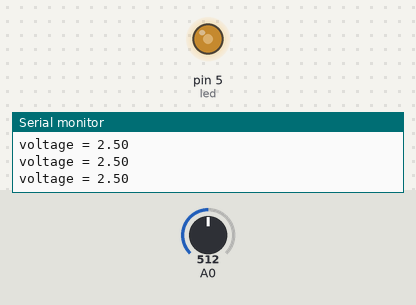
Bench run of a sketch on a simulated Arduino Uno, built with avr-gcc and run on an emulated ATmega328P. Parts: output pins drawn as LEDs (lit = HIGH), the last lines printed to the serial monitor. The inputs (shaded band) are chosen by the test bench; at power-on: A0 = 512.

Above: at 1.2 s.
1.3 s: A0 set to 716
At 1.8 s:
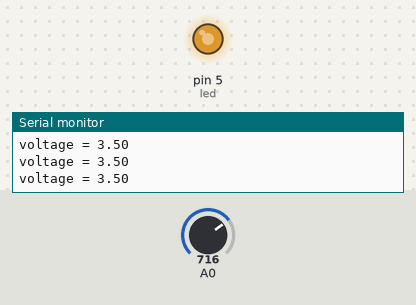
2.8 s: A0 set to 900
At 4.0 s:
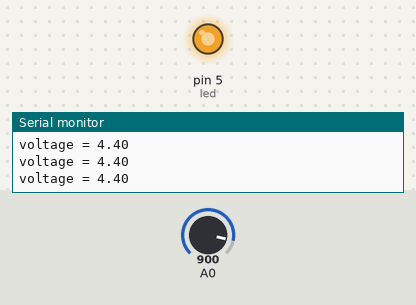
4.3 s: A0 set to 122
At 5.1 s:
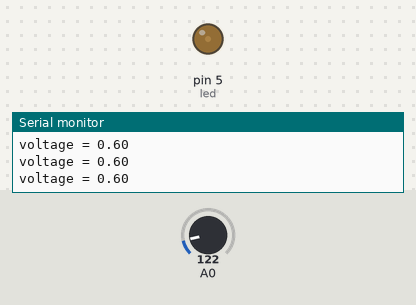
5.8 s: A0 set to 0
At 6.2 s:
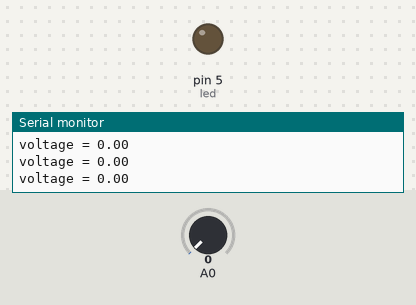
7.3 s: A0 set to 511
At 8.4 s:
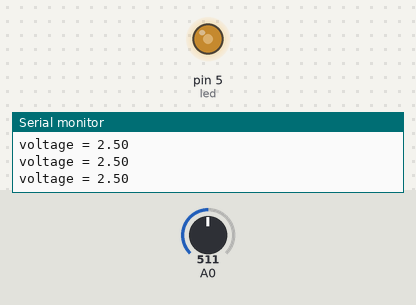
Timing chart, 0 to 9.8 s (numbered marks = the images above; inputs shaded):
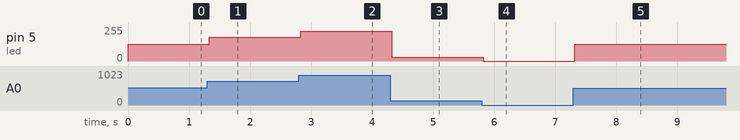

The sketch:

sistani5.ino
```cpp
int led=5;//sets the PWM pin as led
void setup() {
  Serial.begin(9600);
  pinMode(5,OUTPUT);// sets the digital pin(PWM) as out put

}

void loop() {
 float voltage = analogRead(A0);// reads the value of A0
float voltage1 =voltage*5/1023;//converts the value of voltage from 0-1023 to 0-5 volts

  Serial.print("voltage = ");//write "voltage =" in the serial monitor

  Serial.println(voltage1);// show the value of voltage 1 in the serial monitor
  float voltage2=map(voltage,0,1023,0,255);// converts the vallue of voltage from 0-1023 to 0-255
  analogWrite(led,voltage2);//as the voltage changes , the brightness of the led changes


}
```

Measured:
- after the input at 1.3 s, pin 5 (led): 127/255 → 178/255 at once
- after the input at 2.8 s, pin 5 (led): 178/255 → 224/255 at once
- after the input at 4.3 s, pin 5 (led): 224/255 → 30/255 at once
- after the input at 5.8 s, pin 5 (led): 30/255 → 0/255 at once
- after the input at 7.3 s, pin 5 (led): 0/255 → 127/255 at once
